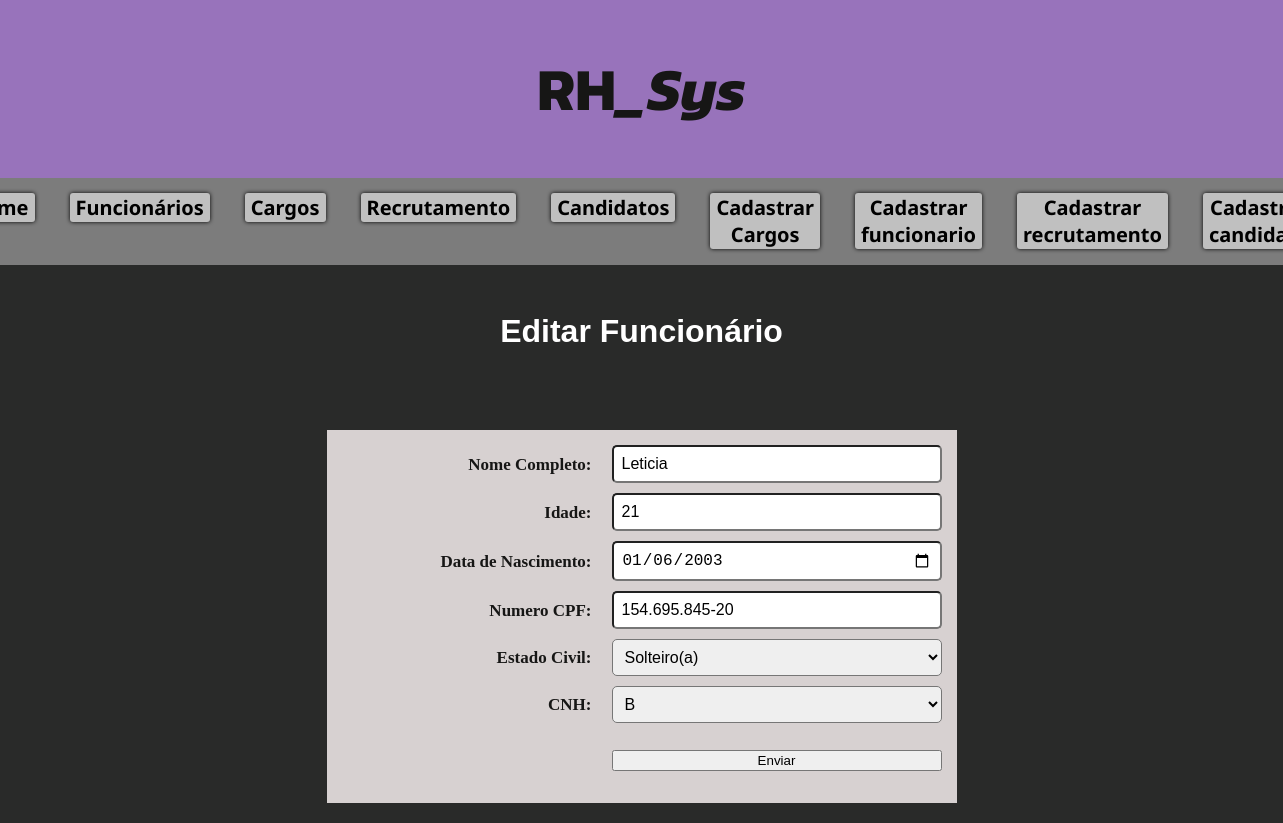
/edit_funcionario/1, run on the app's committed database.
### rh/models.py (models this page shows, shortened)
class Funcionario(models.Model):
    nome_completo = models.CharField(max_length=100)
    idade = models.IntegerField()
    data_nascimento = models.DateField()
    cpf = models.CharField(max_length=14)
    estado_civil = models.CharField(max_length=100)
    cnh = models.CharField(max_length=100)

### rh/views.py (the view)
# urls.py: path('edit_funcionario/<int:id_funcionario>', view_rh.editfuncionario, name='editfuncionario'),
def editfuncionario(request, id_funcionario):
    estado_civis = estado_civil()
    cnh = categoriasCNH()
    estado_civil_list = []
    categoriacnh_list = []
    funcionario = Funcionario.objects.get(pk=id_funcionario)
    if funcionario.estado_civil != "":
        estado_civil_list.append(funcionario.estado_civil)
    if funcionario.cnh !="":
        categoriacnh_list.append(funcionario.cnh)
    if funcionario.data_nascimento is not None:
        funcionario.data_nascimento = datetime.strftime(funcionario.data_nascimento, '%Y-%m-%d')
    form = EditarFuncionario(request.POST, instance=funcionario)
    for estado_civis in estado_civis:
        if not (estado_civis in estado_civil_list):
            estado_civil_list.append(estado_civis)
    for cnh in cnh:
        if not (cnh in categoriacnh_list):
            categoriacnh_list.append(cnh)
    context = {
        'title' : 'Editar Funcionário',
        'funcionarios' : funcionario,
        'estados_civis' : estado_civil_list,
        'categorias' : categoriacnh_list,
    }
    if form.is_valid():
        form.save()
        return HttpResponseRedirect('/funcionarios')
    else:
        print(form.errors)
    return render(request, 'pages/editar/funcionario.html', context)

### rh/views.py (called while the page is built)
def categoriasCNH():
    return ['','Não Há','A','B','C','D','E','A e B','A e C','A e D','A e E']

def estado_civil():
    return ['','Solteiro(a)','Casado(a)','Divorciado(a)','Viuvo(a)']

### rh/templates/pages/editar/funcionario.html (shortened to what this page needs)
{% include "partials/menu.html" %}
<div class="form_container">
    <center>
        <h1>
            {{ title }}
            <br><br>
        </h1>
        <form method="post">
            <label for="nome_completo">Nome Completo:</label>
            <input type="text" name="nome_completo" id="nome_completo" value="{{ funcionarios.nome_completo }}">
            <label for="idade">Idade:</label>
            <input type="number" name="idade" id="idade" value="{{ funcionarios.idade }}">
            <label for="data_nascimento">Data de Nascimento:</label>
            <input type="date" name="data_nascimento" id="data_nascimento" value="{{ funcionarios.data_nascimento }}">
            <label for="cpf">Numero CPF:</label>
            <input type="text" name="cpf" id="cpf" value="{{ funcionarios.cpf}}">
            <label for="estado_civil">Estado Civil:</label>
            <select name="estado_civil" id="estado_civil">
                {% for estado_civil in estados_civis %}
                    <option value="{{ estado_civil }}">{{ estado_civil }}</option>
                {% endfor %}
            </select>
            <label for="cnh">CNH:</label>
            <select name="cnh" id="cnh">
                {% for categoria in categorias %}
                    <option value="{{ categoria }}">{{categoria}}</option>
                {% endfor %}
            </select>
            <br><br>
            <button id="input_cad_funcionario" type="submit">Enviar</button>
        </form>
    </center>
</div>
{% include "partials/final.html" %}

### rh/static/css/style.css (style rules this page uses)
body { margin: 0; font-family: 'Arial', sans-serif; color: #161615; background-color: #292a29; line-height: 1.6; }
.form_container { margin: 0; padding: 20px; justify-content: center; }
.form_container h1 { color: #fff; }
.form_container form { padding: 15px; display: grid; grid-template-columns: 250px 1fr; gap: 10px 20px; align-items: center; background-color: #d7d1d1; width: 600px; font-family: 'Tahoma'; font-weight: bold; font-size: 17px; }
.form_container label { font-weight: bold; justify-self: end; }
.form_container input, select { width: auto; padding: 8px; font-size: 16px; border-radius: 5px; }

### data on the page
Funcionario: nome_completo "Leticia", idade "21", data_nascimento "01/06/2003", cpf "154.695.845-20", estado_civil "Solteiro(a)"

### other printed values
{{ title }} "Editar Funcionário"
form field cnh "B"
